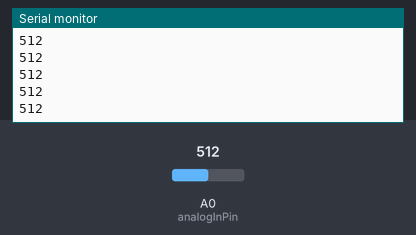
The sketch below on a simulated Arduino Uno, built with avr-gcc and run on an emulated ATmega328P. On the bench: the last lines printed to the serial monitor. The test bench sets the inputs (shaded band); at power-on: A0 (analogInPin) = 512.

Above: at 1.2 s.
1.3 s: A0 (analogInPin) set to 610
At 2.1 s:
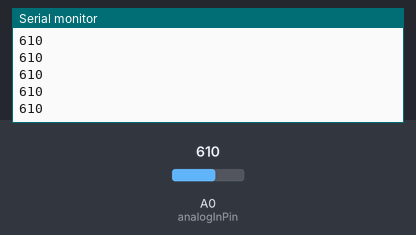
2.8 s: A0 (analogInPin) set to 590
At 3.5 s:
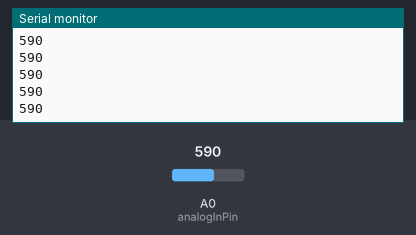
Timing chart, 0 to 5.8 s (numbered marks = the images above; inputs shaded):
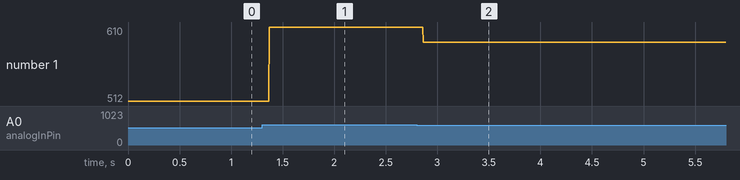

The sketch:

LEDpotentiometer.ino
```cpp
int led1 = 2;
int led2 = 3;
int led3 = 4;
const int analogInPin = A0;  // Analog input pin that the potentiometer is attached to
const int analogOutPin = 9; // Analog output pin that the LED is attached to

int sensorValue = 0;        // value read from the pot
int outputValue = 0;        // value output to the PWM (analog out)

void setup() {
  // initialize serial communications at 9600 bps:
  Serial.begin(9600);
}

void loop() {
  // read the analog in value:
  sensorValue = analogRead(analogInPin);


  // print the results to the serial monitor:

  Serial.println(sensorValue);

  if(sensorValue > 300){
    digitalWrite(led1, HIGH);
  }
  else{
    digitalWrite(led1, LOW);
  }

  if(sensorValue > 600){
    digitalWrite(led2, HIGH);
  }
  else{
    digitalWrite(led2,LOW);
  }

  if(sensorValue > 900){
    digitalWrite(led3, HIGH);
  }
  else{
    digitalWrite(led3, LOW);
  }


  // wait 2 milliseconds before the next loop
  // for the analog-to-digital converter to settle
  // after the last reading:
  delay(2);
}
```

Measured:
- after the input at 1.3 s, the serial monitor: prints a new line after 0.07 s (image 1)
- after the input at 2.8 s, the serial monitor: prints a new line after 0.07 s (image 2)
- plotted number 1: 512 → 610 after the input at 1.3 s, 610 → 590 after the input at 2.8 s
